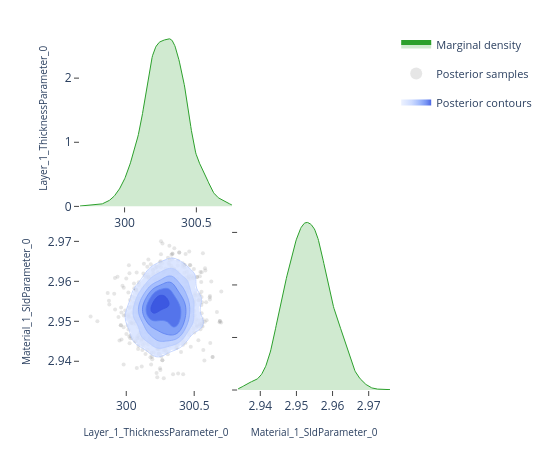

Write notebook code for a chart like this one.
### Code cell
# ---- Pairwise focus: thickness vs SLD ---------------------------------------
# A 2-parameter corner plot zooms in on the joint posterior for a specific
# pair.  This is the same view the EasyReflectometryApp's "2D Heatmap"
# sub-tab uses to inspect parameter degeneracies.


params_of_interest = ['Layer_1_ThicknessParameter_0', 'Material_1_SldParameter_0']
idx = [posterior.param_names.index(p) for p in params_of_interest]
subset_draws = np.asarray(posterior.draws)[:, idx]

fig = plot_corner(subset_draws, params_of_interest)
fig.show()

### Figure 1 — Plotly figure (JSON) as saved in the notebook; plotly's stock layout.template omitted (floating-point values rounded to 4 significant figures; data arrays with more than 128 entries replaced by an {"elided": "..."} marker saying what was removed)
{"data": [{"fill": "tozeroy", "fillcolor": "rgba(44, 160, 44, 0.22)", "hoverinfo": "skip", "legendgroup": "marginal", "line": {"color": "rgb(44, 160, 44)", "width": 1}, "mode": "lines", "name": "Marginal density", "showlegend": true, "type": "scatter", "x": {"elided": "256 float values"}, "xaxis": "x", "y": {"elided": "256 float values"}, "yaxis": "y"}, {"hoverinfo": "skip", "legendgroup": "scatter", "marker": {"color": "rgba(140, 140, 140, 0.22)", "size": 4}, "mode": "markers", "name": "Posterior samples", "showlegend": true, "type": "scatter", "x": {"elided": "880 float values"}, "xaxis": "x3", "y": {"elided": "880 float values"}, "yaxis": "y3", "zorder": 0}, {"colorscale": [[0.0, "rgba(224, 233, 255, 0.62)"], [0.35, "rgba(183, 203, 255, 0.70)"], [0.6, "rgba(138, 169, 252, 0.78)"], [0.82, "rgba(96, 131, 242, 0.84)"], [1.0, "rgba(58, 86, 224, 0.90)"]], "connectgaps": false, "contours": {"coloring": "fill", "end": 149.6, "showlabels": false, "showlines": false, "size": 23.62, "start": 31.49}, "hoverinfo": "skip", "legendgroup": "contour", "name": "Posterior contours", "showlegend": true, "showscale": false, "type": "contour", "x": [299.7, 299.7, 299.7, 299.7, 299.7, 299.8, 299.8, 299.8, 299.8, 299.8, 299.8, 299.8, 299.9, 299.9, 299.9, 299.9, 299.9, 299.9, 299.9, 299.9, 300.0, 300.0, 300.0, 300.0, 300.0, 300.0, 300.0, 300.1, 300.1, 300.1, 300.1, 300.1, 300.1, 300.1, 300.1, 300.2, 300.2, 300.2, 300.2, 300.2, 300.2, 300.2, 300.3, 300.3, 300.3, 300.3, 300.3, 300.3, 300.3, 300.3, 300.4, 300.4, 300.4, 300.4, 300.4, 300.4, 300.4, 300.5, 300.5, 300.5, 300.5, 300.5, 300.5, 300.5, 300.5, 300.6, 300.6, 300.6, 300.6, 300.6, 300.6, 300.6, 300.7, 300.7, 300.7, 300.7, 300.7, 300.7, 300.7, 300.7], "xaxis": "x3", "y": [2.934, 2.934, 2.935, 2.935, 2.936, 2.937, 2.937, 2.938, 2.938, 2.939, 2.939, 2.94, 2.94, 2.941, 2.941, 2.942, 2.942, 2.943, 2.943, 2.944, 2.945, 2.945, 2.946, 2.946, 2.947, 2.947, 2.948, 2.948, 2.949, 2.949, 2.95, 2.95, 2.951, 2.951, 2.952, 2.952, 2.953, 2.954, 2.954, 2.955, 2.955, 2.956, 2.956, 2.957, 2.957, 2.958, 2.958, 2.959, 2.959, 2.96, 2.96, 2.961, 2.962, 2.962, 2.963, 2.963, 2.964, 2.964, 2.965, 2.965, 2.966, 2.966, 2.967, 2.967, 2.968, 2.968, 2.969, 2.97, 2.97, 2.971, 2.971, 2.972, 2.972, 2.973, 2.973, 2.974, 2.974, 2.975, 2.975, 2.976], "yaxis": "y3", "z": {"elided": "80x80 float values"}, "zmax": 149.6, "zmin": 31.49, "zorder": 1}, {"colorscale": [[0.0, "rgba(183, 203, 255, 0.94)"], [0.35, "rgba(183, 203, 255, 0.94)"], [0.35, "rgba(138, 169, 252, 0.95)"], [0.6, "rgba(138, 169, 252, 0.95)"], [0.6, "rgba(96, 131, 242, 0.96)"], [0.82, "rgba(96, 131, 242, 0.96)"], [0.82, "rgba(58, 86, 224, 0.98)"], [1.0, "rgba(58, 86, 224, 0.98)"]], "contours": {"coloring": "lines", "end": 149.6, "showlabels": false, "size": 23.62, "start": 31.49}, "hoverinfo": "skip", "legendgroup": "contour", "line": {"width": 0.9}, "showlegend": false, "showscale": false, "type": "contour", "x": [299.7, 299.7, 299.7, 299.7, 299.7, 299.8, 299.8, 299.8, 299.8, 299.8, 299.8, 299.8, 299.9, 299.9, 299.9, 299.9, 299.9, 299.9, 299.9, 299.9, 300.0, 300.0, 300.0, 300.0, 300.0, 300.0, 300.0, 300.1, 300.1, 300.1, 300.1, 300.1, 300.1, 300.1, 300.1, 300.2, 300.2, 300.2, 300.2, 300.2, 300.2, 300.2, 300.3, 300.3, 300.3, 300.3, 300.3, 300.3, 300.3, 300.3, 300.4, 300.4, 300.4, 300.4, 300.4, 300.4, 300.4, 300.5, 300.5, 300.5, 300.5, 300.5, 300.5, 300.5, 300.5, 300.6, 300.6, 300.6, 300.6, 300.6, 300.6, 300.6, 300.7, 300.7, 300.7, 300.7, 300.7, 300.7, 300.7, 300.7], "xaxis": "x3", "y": [2.934, 2.934, 2.935, 2.935, 2.936, 2.937, 2.937, 2.938, 2.938, 2.939, 2.939, 2.94, 2.94, 2.941, 2.941, 2.942, 2.942, 2.943, 2.943, 2.944, 2.945, 2.945, 2.946, 2.946, 2.947, 2.947, 2.948, 2.948, 2.949, 2.949, 2.95, 2.95, 2.951, 2.951, 2.952, 2.952, 2.953, 2.954, 2.954, 2.955, 2.955, 2.956, 2.956, 2.957, 2.957, 2.958, 2.958, 2.959, 2.959, 2.96, 2.96, 2.961, 2.962, 2.962, 2.963, 2.963, 2.964, 2.964, 2.965, 2.965, 2.966, 2.966, 2.967, 2.967, 2.968, 2.968, 2.969, 2.97, 2.97, 2.971, 2.971, 2.972, 2.972, 2.973, 2.973, 2.974, 2.974, 2.975, 2.975, 2.976], "yaxis": "y3", "z": {"elided": "80x80 float values"}, "zmax": 149.6, "zmin": 31.49, "zorder": 2}, {"fill": "tozeroy", "fillcolor": "rgba(44, 160, 44, 0.22)", "hoverinfo": "skip", "legendgroup": "marginal", "line": {"color": "rgb(44, 160, 44)", "width": 1}, "mode": "lines", "name": "Marginal density", "showlegend": false, "type": "scatter", "x": {"elided": "256 float values"}, "xaxis": "x4", "y": {"elided": "256 float values"}, "yaxis": "y4"}], "layout": {"height": 450, "legend": {"font": {"size": 11}, "itemsizing": "constant", "orientation": "v", "x": 1.02, "xanchor": "left", "y": 1.0, "yanchor": "top"}, "margin": {"b": 60, "l": 80, "r": 160, "t": 30}, "plot_bgcolor": "white", "showlegend": true, "width": 550, "xaxis": {"anchor": "y", "domain": [0.0, 0.49], "showgrid": false, "ticks": "outside", "zeroline": false}, "xaxis2": {"anchor": "y2", "domain": [0.51, 1.0], "showgrid": false, "ticks": "outside", "visible": false, "zeroline": false}, "xaxis3": {"anchor": "y3", "domain": [0.0, 0.49], "showgrid": false, "ticks": "outside", "title": {"font": {"size": 10}, "text": "Layer_1_ThicknessParameter_0"}, "zeroline": false}, "xaxis4": {"anchor": "y4", "domain": [0.51, 1.0], "showgrid": false, "ticks": "outside", "title": {"font": {"size": 10}, "text": "Material_1_SldParameter_0"}, "zeroline": false}, "yaxis": {"anchor": "x", "domain": [0.51, 1.0], "showgrid": false, "ticks": "outside", "title": {"font": {"size": 10}, "text": "Layer_1_ThicknessParameter_0"}, "zeroline": false}, "yaxis2": {"anchor": "x2", "domain": [0.51, 1.0], "showgrid": false, "ticks": "outside", "visible": false, "zeroline": false}, "yaxis3": {"anchor": "x3", "domain": [0.0, 0.49], "showgrid": false, "ticks": "outside", "title": {"font": {"size": 10}, "text": "Material_1_SldParameter_0"}, "zeroline": false}, "yaxis4": {"anchor": "x4", "domain": [0.0, 0.49], "showgrid": false, "showticklabels": false, "ticks": "outside", "zeroline": false}}}
